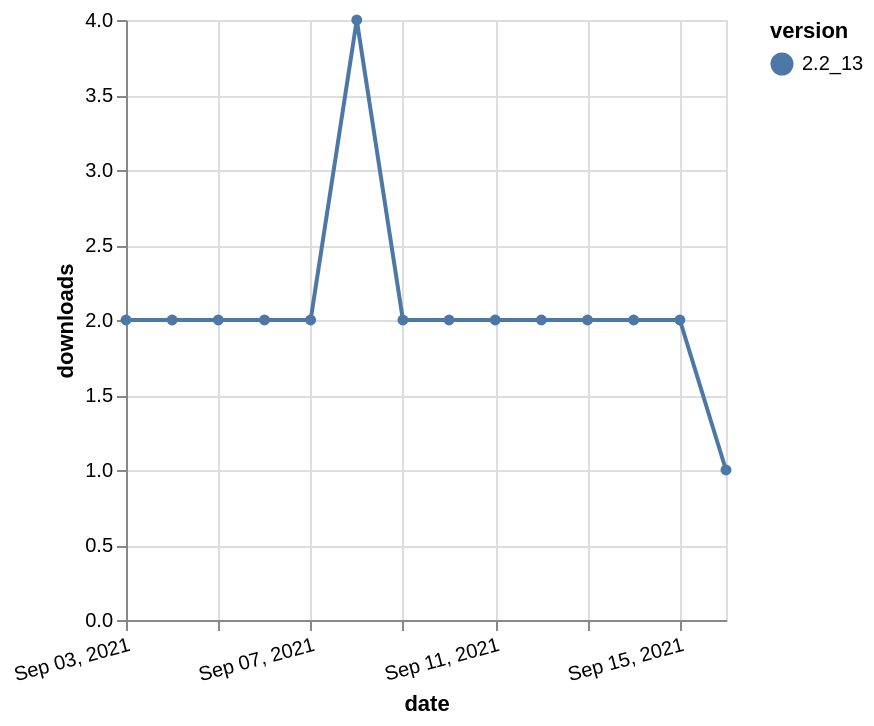

Write the Vega-Lite specification saved for this chart.
### Vega-Lite specification from a JSON file in a GitHub repository (floating-point values rounded to 4 significant figures)
{"$schema": "https://vega.github.io/schema/vega-lite/v5.json", "description": "A simple bar chart with embedded data.", "data": {"values": [{"date": "2021-09-03", "total": 3726, "delta": 2, "version": "2.2_13"}, {"date": "2021-09-04", "total": 3728, "delta": 2, "version": "2.2_13"}, {"date": "2021-09-05", "total": 3730, "delta": 2, "version": "2.2_13"}, {"date": "2021-09-06", "total": 3732, "delta": 2, "version": "2.2_13"}, {"date": "2021-09-07", "total": 3734, "delta": 2, "version": "2.2_13"}, {"date": "2021-09-08", "total": 3738, "delta": 4, "version": "2.2_13"}, {"date": "2021-09-09", "total": 3740, "delta": 2, "version": "2.2_13"}, {"date": "2021-09-10", "total": 3742, "delta": 2, "version": "2.2_13"}, {"date": "2021-09-11", "total": 3744, "delta": 2, "version": "2.2_13"}, {"date": "2021-09-12", "total": 3746, "delta": 2, "version": "2.2_13"}, {"date": "2021-09-13", "total": 3748, "delta": 2, "version": "2.2_13"}, {"date": "2021-09-14", "total": 3750, "delta": 2, "version": "2.2_13"}, {"date": "2021-09-15", "total": 3752, "delta": 2, "version": "2.2_13"}, {"date": "2021-09-16", "total": 3753, "delta": 1, "version": "2.2_13"}]}, "width": "container", "mark": {"type": "line", "point": {"filled": true}}, "encoding": {"x": {"field": "date", "type": "temporal", "timeUnit": "yearmonthdate", "title": "date", "axis": {"labelAngle": -15}}, "y": {"field": "delta", "type": "quantitative", "title": "downloads"}, "color": {"field": "version", "type": "nominal"}, "tooltip": {"field": "delta"}}}
